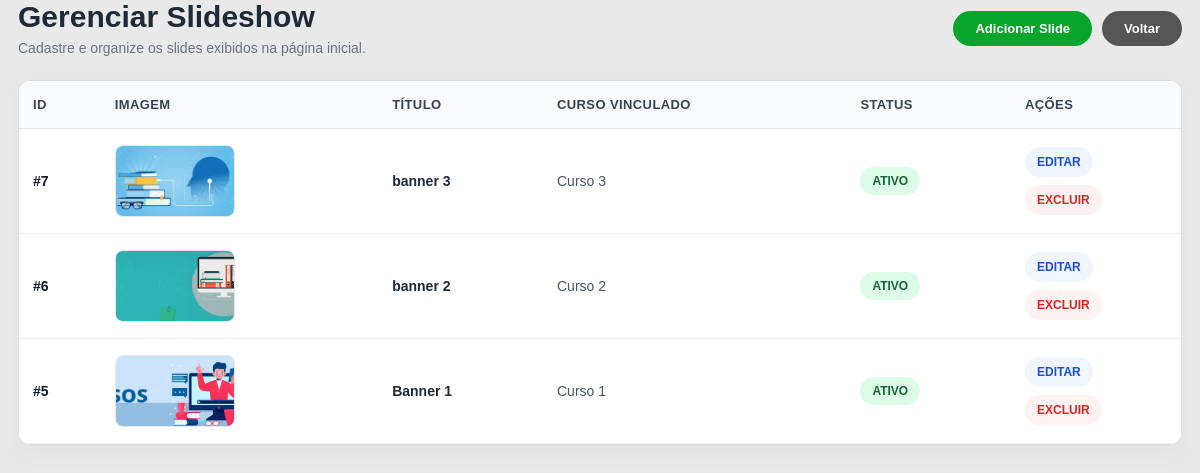
/admin/slideshow/listar.php (signed in), run on the app's committed database.
### tables this page shows
CREATE TABLE `slideshow` (
  `id` int(11) NOT NULL,
  `titulo` varchar(150) NOT NULL,
  `descricao` text NOT NULL,
  `imagem` varchar(255) NOT NULL,
  `curso_id` int(11) NOT NULL,
  `texto_botao` varchar(100) DEFAULT 'Ver curso',
  `ativo` tinyint(1) DEFAULT 1,
  `criado_em` timestamp NOT NULL DEFAULT current_timestamp()
);

CREATE TABLE `cursos` (
  `id` int(11) NOT NULL,
  `titulo` varchar(150) NOT NULL,
  `descricao` text NOT NULL,
  `imagem` varchar(255) NOT NULL,
  `criado_em` timestamp NOT NULL DEFAULT current_timestamp()
);

### admin/slideshow/listar.php (the view, shortened to what this page needs)
<?php
require_once '../../config/database.php';
$sql = "SELECT s.*, c.titulo AS curso_titulo
        FROM slideshow s
        LEFT JOIN cursos c ON c.id = s.curso_id
        ORDER BY s.id DESC";
$stmt = $pdo->query($sql);
$slides = $stmt->fetchAll(PDO::FETCH_ASSOC);
?>
<!DOCTYPE html>
<html lang="pt-BR">
<head>
    <link rel="stylesheet" href="../../assets/css/style.css">
    <link rel="stylesheet" href="../../assets/css/responsive.css">
</head>
<body>
<div class="container admin-page">
    <div class="admin-header">
        <div class="admin-title">
            <h1>Gerenciar Slideshow</h1>
            <p>Cadastre e organize os slides exibidos na página inicial.</p>
        </div>
        <div class="admin-actions">
            <a href="criar.php" class="btn">Adicionar Slide</a>
            <a href="../index.php" class="btn btn-dark">Voltar</a>
        </div>
    </div>
    <div class="admin-card">
        <div class="admin-table-wrap">
            <table class="admin-table">
                <thead>
                    <tr>
                        <th>ID</th>
                        <th>Imagem</th>
                        <th>Título</th>
                        <th>Curso Vinculado</th>
                        <th>Status</th>
                        <th style="width: 170px;">Ações</th>
                    </tr>
                </thead>
                <tbody>
                    <?php if (!empty($slides)): ?>
                        <?php foreach ($slides as $slide): ?>
                            <tr>
                                <td>
                                    <span class="admin-id">#<?php echo (int)$slide['id']; ?></span>
                                </td>
                                <td>
                                    <img
                                        src="../../assets/uploads/<?php echo htmlspecialchars($slide['imagem']); ?>"
                                        alt="<?php echo htmlspecialchars($slide['titulo']); ?>"
                                        class="admin-thumb admin-thumb-lg"
                                    >
                                </td>
                                <td>
                                    <span class="admin-course-name">
                                        <?php echo htmlspecialchars($slide['titulo']); ?>
                                    </span>
                                </td>
                                <td>
                                    <?php echo htmlspecialchars($slide['curso_titulo'] ?? 'Curso não encontrado'); ?>
                                </td>
                                <td>
                                    <?php if (!empty($slide['ativo'])): ?>
                                        <span class="admin-badge admin-badge-success">Ativo</span>
                                    <?php else: ?>
                                        <span class="admin-badge admin-badge-muted">Inativo</span>
                                    <?php endif; ?>
                                </td>
                                <td>
                                    <div class="admin-actions-links">
                                        <a href="editar.php?id=<?php echo (int)$slide['id']; ?>" class="admin-link admin-link-edit">
                                            Editar
                                        </a>
                                        <a
                                            href="excluir.php?id=<?php echo (int)$slide['id']; ?>"
                                            class="admin-link admin-link-delete"
                                            onclick="return confirm('Excluir slide?')"
                                        >
                                            Excluir
                                        </a>
                                    </div>
                                </td>
                            </tr>
                        <?php endforeach; ?>
                    <?php endif; ?>
                </tbody>
            </table>
        </div>
    </div>
</div>
</body>
</html>

### assets/css/style.css (style rules this page uses)
* { margin: 0; padding: 0; box-sizing: border-box; }
body { font-family: Arial, sans-serif; background: #e9e9e9; color: #4a4a4a; }
img { max-width: 100%; display: block; }
a { text-decoration: none; }
.container { width: 100%; max-width: 1240px; margin: 0 auto; padding: 0 20px; }
.btn { display: inline-block; background: #08a52d; color: #ffffff; padding: 10px 22px; border-radius: 22px; font-size: 13px; font-weight: bold; border: none; cursor: pointer; text-align: center; transition: 0.2s ease; }
.btn-dark { background: #555555; }
.admin-page { padding: 40px 0 60px; }
.admin-header { display: flex; align-items: center; justify-content: space-between; gap: 16px; margin-bottom: 24px; flex-wrap: wrap; }
.admin-title h1 { font-size: 30px; color: #1f2937; margin-bottom: 6px; }
.admin-title p { font-size: 14px; color: #6b7280; }
.admin-actions { display: flex; gap: 10px; flex-wrap: wrap; }
.admin-card { background: #ffffff; border: 1px solid #dddddd; border-radius: 12px; box-shadow: 0 8px 24px rgba(0, 0, 0, 0.04); overflow: hidden; }
.admin-table-wrap { width: 100%; overflow-x: auto; }
.admin-table { width: 100%; border-collapse: collapse; min-width: 760px; background: #ffffff; }
.admin-table thead th { background: #f9fafb; color: #374151; font-size: 13px; text-transform: uppercase; letter-spacing: 0.4px; text-align: left; padding: 16px 14px; border-bottom: 1px solid #e5e7eb; }
.admin-table tbody td { padding: 16px 14px; border-bottom: 1px solid #f0f0f0; vertical-align: middle; font-size: 14px; color: #4b5563; }
.admin-thumb { width: 90px; height: 56px; border-radius: 8px; object-fit: cover; border: 1px solid #e5e7eb; background: #f3f4f6; }
.admin-thumb-lg { width: 120px; height: 72px; }
.admin-actions-links { display: flex; align-items: center; gap: 8px; flex-wrap: wrap; }
.admin-link { display: inline-flex; align-items: center; justify-content: center; padding: 8px 12px; border-radius: 999px; font-size: 12px; font-weight: 700; text-transform: uppercase; transition: 0.2s ease; }
.admin-link-edit { background: #eff6ff; color: #1d4ed8; }
.admin-link-delete { background: #fef2f2; color: #dc2626; }
.admin-badge { display: inline-block; padding: 7px 12px; border-radius: 999px; font-size: 12px; font-weight: 700; text-transform: uppercase; }
.admin-badge-success { background: #dcfce7; color: #166534; }
.admin-id { font-weight: 700; color: #111827; }
.admin-course-name { font-weight: 600; color: #1f2937; }

### assets/css/responsive.css (style rules this page uses)
@media (max-width: 1200px) { .container { max-width: 100%; padding: 0 18px; } }

### data on the page
slideshow: id "7", imagem (picture), titulo "banner 3", curso.titulo "Curso 3", ativo "ATIVO"
slideshow: id "6", imagem (picture), titulo "banner 2", curso.titulo "Curso 2", ativo "ATIVO"
slideshow: id "5", imagem (picture), titulo "Banner 1", curso.titulo "Curso 1", ativo "ATIVO"
